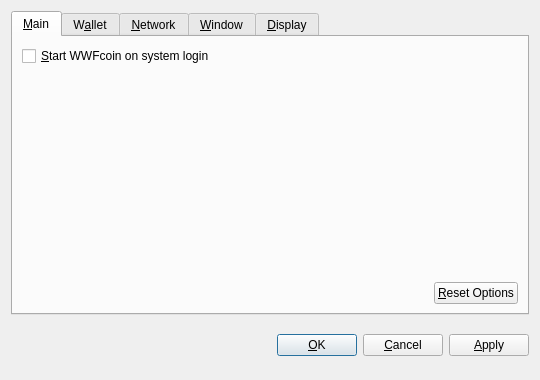
<?xml version="1.0" encoding="UTF-8"?>
<ui version="4.0">
 <class>OptionsDialog</class>
 <widget class="QDialog" name="OptionsDialog">
  <property name="geometry">
   <rect>
    <x>0</x>
    <y>0</y>
    <width>540</width>
    <height>380</height>
   </rect>
  </property>
  <property name="windowTitle">
   <string>Options</string>
  </property>
  <property name="modal">
   <bool>true</bool>
  </property>
  <layout class="QVBoxLayout" name="verticalLayout">
   <item>
    <widget class="QTabWidget" name="tabWidget">
     <property name="tabPosition">
      <enum>QTabWidget::North</enum>
     </property>
     <property name="currentIndex">
      <number>0</number>
     </property>
     <widget class="QWidget" name="tabMain">
      <attribute name="title">
       <string>&amp;Main</string>
      </attribute>
      <layout class="QVBoxLayout" name="verticalLayout_Main">
       <item>
        <widget class="QCheckBox" name="bitcoinAtStartup">
         <property name="toolTip">
          <string>Automatically start Litecoin after logging in to the system.</string>
         </property>
         <property name="text">
          <string>&amp;Start WWFcoin on system login</string>
         </property>
        </widget>
       </item>
       <item>
        <spacer name="verticalSpacer_Main">
         <property name="orientation">
          <enum>Qt::Vertical</enum>
         </property>
         <property name="sizeHint" stdset="0">
          <size>
           <width>20</width>
           <height>40</height>
          </size>
         </property>
        </spacer>
       </item>
       <item>
        <layout class="QHBoxLayout" name="horizontalLayout_2_Main">
         <item>
          <spacer name="horizontalSpacer_2_Main">
           <property name="orientation">
            <enum>Qt::Horizontal</enum>
           </property>
           <property name="sizeHint" stdset="0">
            <size>
             <width>40</width>
             <height>20</height>
            </size>
           </property>
          </spacer>
         </item>
         <item>
          <widget class="QPushButton" name="resetButton">
           <property name="toolTip">
            <string>Reset all client options to default.</string>
           </property>
           <property name="text">
            <string>&amp;Reset Options</string>
           </property>
           <property name="autoDefault">
            <bool>false</bool>
           </property>
          </widget>
         </item>
        </layout>
       </item>
      </layout>
     </widget>
     <widget class="QWidget" name="tabWallet">
      <attribute name="title">
       <string>W&amp;allet</string>
      </attribute>
      <layout class="QVBoxLayout" name="verticalLayout_Network">
       <item>
        <widget class="QLabel" name="transactionFeeInfoLabel">
         <property name="text">
          <string>Optional transaction fee per kB that helps make sure your transactions are processed quickly. Most transactions are 1 kB.</string>
         </property>
         <property name="textFormat">
          <enum>Qt::PlainText</enum>
         </property>
         <property name="wordWrap">
          <bool>true</bool>
         </property>
        </widget>
       </item>
       <item>
        <layout class="QHBoxLayout" name="horizontalLayout_1_Main">
         <item>
          <widget class="QLabel" name="transactionFeeLabel">
           <property name="text">
            <string>Pay transaction &amp;fee</string>
           </property>
           <property name="textFormat">
            <enum>Qt::PlainText</enum>
           </property>
           <property name="buddy">
            <cstring>transactionFee</cstring>
           </property>
          </widget>
         </item>
         <item>
          <widget class="BitcoinAmountField" name="transactionFee"/>
         </item>
         <item>
          <spacer name="horizontalSpacer_1_Main">
           <property name="orientation">
            <enum>Qt::Horizontal</enum>
           </property>
           <property name="sizeHint" stdset="0">
            <size>
             <width>40</width>
             <height>20</height>
            </size>
           </property>
          </spacer>
         </item>
        </layout>
       </item>
       <item>
        <widget class="QLabel" name="label">
         <property name="text">
          <string>If you disable the spending of unconfirmed change, the change from a transaction cannot be used until that transaction has at least one confirmation. This also affects how your balance is computed.</string>
         </property>
         <property name="wordWrap">
          <bool>true</bool>
         </property>
        </widget>
       </item>
       <item>
        <widget class="QCheckBox" name="spendZeroConfChange">
         <property name="text">
          <string>Spend unconfirmed change  (experts only)</string>
         </property>
        </widget>
       </item>
       <item>
        <spacer name="verticalSpacer">
         <property name="orientation">
          <enum>Qt::Vertical</enum>
         </property>
         <property name="sizeHint" stdset="0">
          <size>
           <width>20</width>
           <height>40</height>
          </size>
         </property>
        </spacer>
       </item>
      </layout>
     </widget>
     <widget class="QWidget" name="tabNetwork">
      <attribute name="title">
       <string>&amp;Network</string>
      </attribute>
      <layout class="QVBoxLayout" name="verticalLayout_Network">
       <item>
        <widget class="QCheckBox" name="mapPortUpnp">
         <property name="toolTip">
          <string>Automatically open the Litecoin client port on the router. This only works when your router supports UPnP and it is enabled.</string>
         </property>
         <property name="text">
          <string>Map port using &amp;UPnP</string>
         </property>
        </widget>
       </item>
       <item>
        <widget class="QCheckBox" name="connectSocks">
         <property name="toolTip">
          <string>Connect to the Litecoin network through a SOCKS proxy (e.g. when connecting through Tor).</string>
         </property>
         <property name="text">
          <string>&amp;Connect through SOCKS proxy:</string>
         </property>
        </widget>
       </item>
       <item>
        <layout class="QHBoxLayout" name="horizontalLayout_Network">
         <item>
          <widget class="QLabel" name="proxyIpLabel">
           <property name="text">
            <string>Proxy &amp;IP:</string>
           </property>
           <property name="textFormat">
            <enum>Qt::PlainText</enum>
           </property>
           <property name="buddy">
            <cstring>proxyIp</cstring>
           </property>
          </widget>
         </item>
         <item>
          <widget class="QValidatedLineEdit" name="proxyIp">
           <property name="maximumSize">
            <size>
             <width>140</width>
             <height>16777215</height>
            </size>
           </property>
           <property name="toolTip">
            <string>IP address of the proxy (e.g. 127.0.0.1)</string>
           </property>
          </widget>
         </item>
         <item>
          <widget class="QLabel" name="proxyPortLabel">
           <property name="text">
            <string>&amp;Port:</string>
           </property>
           <property name="textFormat">
            <enum>Qt::PlainText</enum>
           </property>
           <property name="buddy">
            <cstring>proxyPort</cstring>
           </property>
          </widget>
         </item>
         <item>
          <widget class="QLineEdit" name="proxyPort">
           <property name="maximumSize">
            <size>
             <width>55</width>
             <height>16777215</height>
            </size>
           </property>
           <property name="toolTip">
            <string>Port of the proxy (e.g. 9050)</string>
           </property>
          </widget>
         </item>
         <item>
          <widget class="QLabel" name="socksVersionLabel">
           <property name="text">
            <string>SOCKS &amp;Version:</string>
           </property>
           <property name="textFormat">
            <enum>Qt::PlainText</enum>
           </property>
           <property name="buddy">
            <cstring>socksVersion</cstring>
           </property>
          </widget>
         </item>
         <item>
          <widget class="QValueComboBox" name="socksVersion">
           <property name="toolTip">
            <string>SOCKS version of the proxy (e.g. 5)</string>
           </property>
          </widget>
         </item>
         <item>
          <spacer name="horizontalSpacer_Network">
           <property name="orientation">
            <enum>Qt::Horizontal</enum>
           </property>
           <property name="sizeHint" stdset="0">
            <size>
             <width>40</width>
             <height>20</height>
            </size>
           </property>
          </spacer>
         </item>
        </layout>
       </item>
       <item>
        <spacer name="verticalSpacer_Network">
         <property name="orientation">
          <enum>Qt::Vertical</enum>
         </property>
         <property name="sizeHint" stdset="0">
          <size>
           <width>20</width>
           <height>40</height>
          </size>
         </property>
        </spacer>
       </item>
      </layout>
     </widget>
     <widget class="QWidget" name="tabWindow">
      <attribute name="title">
       <string>&amp;Window</string>
      </attribute>
      <layout class="QVBoxLayout" name="verticalLayout_Window">
       <item>
        <widget class="QCheckBox" name="minimizeToTray">
         <property name="toolTip">
          <string>Show only a tray icon after minimizing the window.</string>
         </property>
         <property name="text">
          <string>&amp;Minimize to the tray instead of the taskbar</string>
         </property>
        </widget>
       </item>
       <item>
        <widget class="QCheckBox" name="minimizeOnClose">
         <property name="toolTip">
          <string>Minimize instead of exit the application when the window is closed. When this option is enabled, the application will be closed only after selecting Quit in the menu.</string>
         </property>
         <property name="text">
          <string>M&amp;inimize on close</string>
         </property>
        </widget>
       </item>
       <item>
        <spacer name="verticalSpacer_Window">
         <property name="orientation">
          <enum>Qt::Vertical</enum>
         </property>
         <property name="sizeHint" stdset="0">
          <size>
           <width>20</width>
           <height>40</height>
          </size>
         </property>
        </spacer>
       </item>
      </layout>
     </widget>
     <widget class="QWidget" name="tabDisplay">
      <attribute name="title">
       <string>&amp;Display</string>
      </attribute>
      <layout class="QVBoxLayout" name="verticalLayout_Display">
       <item>
        <layout class="QHBoxLayout" name="horizontalLayout_1_Display">
         <item>
          <widget class="QLabel" name="langLabel">
           <property name="text">
            <string>User Interface &amp;language:</string>
           </property>
           <property name="textFormat">
            <enum>Qt::PlainText</enum>
           </property>
           <property name="buddy">
            <cstring>lang</cstring>
           </property>
          </widget>
         </item>
         <item>
          <widget class="QValueComboBox" name="lang">
           <property name="toolTip">
            <string>The user interface language can be set here. This setting will take effect after restarting Litecoin.</string>
           </property>
          </widget>
         </item>
        </layout>
       </item>
       <item>
        <layout class="QHBoxLayout" name="horizontalLayout_2_Display">
         <item>
          <widget class="QLabel" name="unitLabel">
           <property name="text">
            <string>&amp;Unit to show amounts in:</string>
           </property>
           <property name="textFormat">
            <enum>Qt::PlainText</enum>
           </property>
           <property name="buddy">
            <cstring>unit</cstring>
           </property>
          </widget>
         </item>
         <item>
          <widget class="QValueComboBox" name="unit">
           <property name="toolTip">
            <string>Choose the default subdivision unit to show in the interface and when sending coins.</string>
           </property>
          </widget>
         </item>
        </layout>
       </item>
       <item>
        <widget class="QCheckBox" name="displayAddresses">
         <property name="toolTip">
          <string>Whether to show Litecoin addresses in the transaction list or not.</string>
         </property>
         <property name="text">
          <string>&amp;Display addresses in transaction list</string>
         </property>
        </widget>
       </item>
       <item>
        <widget class="QCheckBox" name="coinControlFeatures">
         <property name="toolTip">
          <string>Whether to show coin control features or not.</string>
         </property>
         <property name="text">
          <string>Display coin &amp;control features (experts only!)</string>
         </property>
        </widget>
       </item>
       <item>
        <spacer name="verticalSpacer_Display">
         <property name="orientation">
          <enum>Qt::Vertical</enum>
         </property>
         <property name="sizeHint" stdset="0">
          <size>
           <width>20</width>
           <height>40</height>
          </size>
         </property>
        </spacer>
       </item>
      </layout>
     </widget>
    </widget>
   </item>
   <item>
    <layout class="QHBoxLayout" name="horizontalLayout_Buttons">
     <item>
      <spacer name="horizontalSpacer_1">
       <property name="orientation">
        <enum>Qt::Horizontal</enum>
       </property>
       <property name="sizeHint" stdset="0">
        <size>
         <width>40</width>
         <height>48</height>
        </size>
       </property>
      </spacer>
     </item>
     <item>
      <widget class="QLabel" name="statusLabel">
       <property name="font">
        <font>
         <weight>75</weight>
         <bold>true</bold>
        </font>
       </property>
       <property name="text">
        <string/>
       </property>
       <property name="textFormat">
        <enum>Qt::PlainText</enum>
       </property>
       <property name="wordWrap">
        <bool>true</bool>
       </property>
      </widget>
     </item>
     <item>
      <spacer name="horizontalSpacer_2">
       <property name="orientation">
        <enum>Qt::Horizontal</enum>
       </property>
       <property name="sizeHint" stdset="0">
        <size>
         <width>40</width>
         <height>48</height>
        </size>
       </property>
      </spacer>
     </item>
     <item>
      <widget class="QPushButton" name="okButton">
       <property name="text">
        <string>&amp;OK</string>
       </property>
      </widget>
     </item>
     <item>
      <widget class="QPushButton" name="cancelButton">
       <property name="text">
        <string>&amp;Cancel</string>
       </property>
       <property name="autoDefault">
        <bool>false</bool>
       </property>
      </widget>
     </item>
     <item>
      <widget class="QPushButton" name="applyButton">
       <property name="text">
        <string>&amp;Apply</string>
       </property>
       <property name="autoDefault">
        <bool>false</bool>
       </property>
      </widget>
     </item>
    </layout>
   </item>
  </layout>
 </widget>
 <customwidgets>
  <customwidget>
   <class>BitcoinAmountField</class>
   <extends>QSpinBox</extends>
   <header>bitcoinamountfield.h</header>
  </customwidget>
  <customwidget>
   <class>QValueComboBox</class>
   <extends>QComboBox</extends>
   <header>qvaluecombobox.h</header>
  </customwidget>
  <customwidget>
   <class>QValidatedLineEdit</class>
   <extends>QLineEdit</extends>
   <header>qvalidatedlineedit.h</header>
  </customwidget>
 </customwidgets>
 <resources/>
 <connections/>
</ui>
